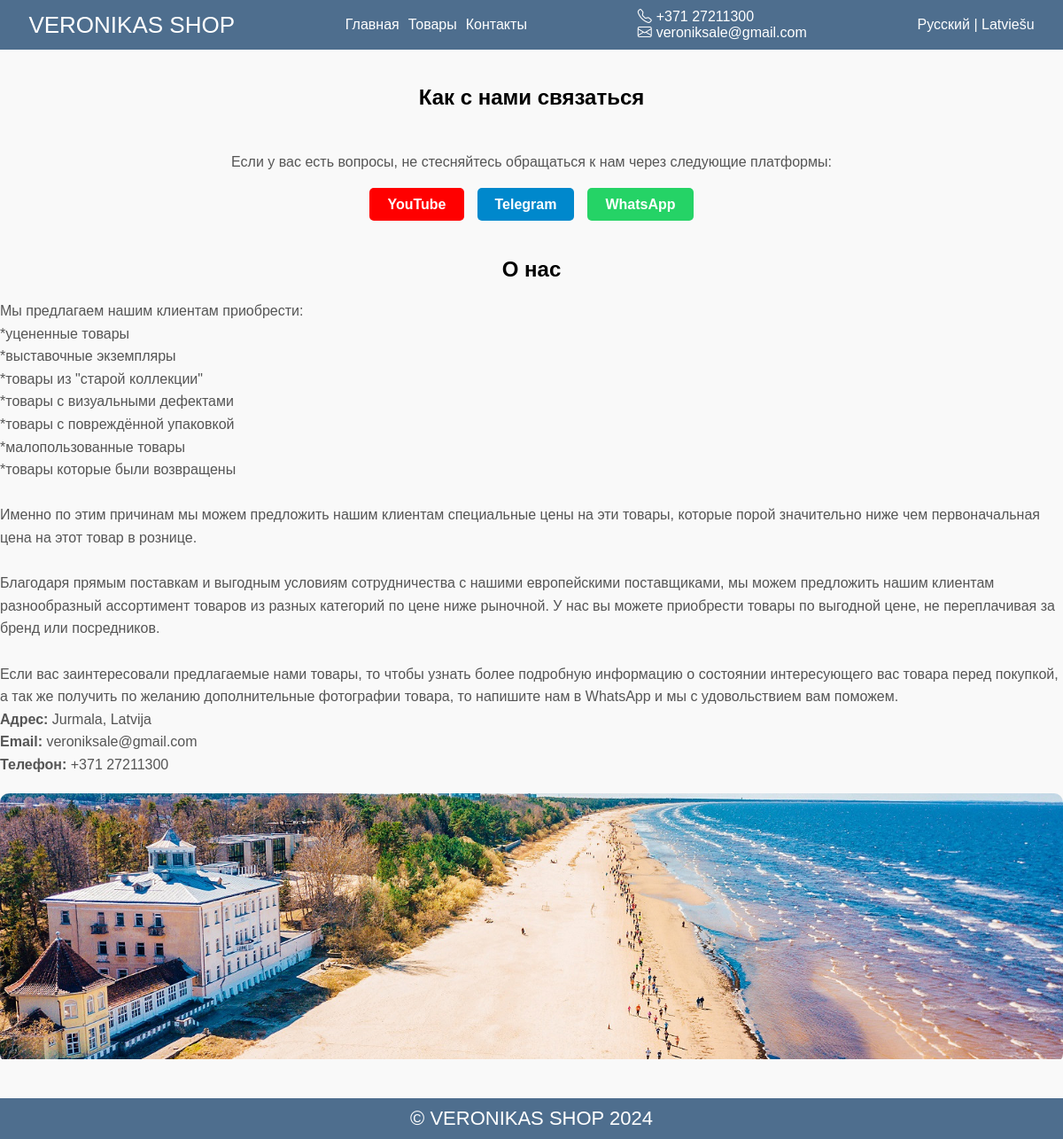
The app's page /ru/contacts/ with its own data.
### base/models.py (models this page shows, shortened)
class Company(models.Model):
    name = models.CharField(max_length=255, help_text="название компании", default="Название компании")
    phone_number = models.CharField(max_length=20, help_text="номер телефона", default="Номер телефона")
    email = models.EmailField(help_text="gmail почта", default="example@example.com")
    telegram_link = models.URLField(blank=True, null=True, help_text="ссылка на контакт в телеграм", default="")
    youtube_link = models.URLField(blank=True, null=True, help_text="ссылка на ютуб канал", default="")
    whatsapp_link = models.URLField(blank=True, null=True, help_text="ссылка на контакт в ватсапп", default="")
    address = models.CharField(max_length=255, help_text="адрес компании", default="Адрес компании")
    about = models.TextField(help_text="О компании текст", default="О компании")
    about_lv = models.TextField(help_text="О компании текст на латышском", default="Par kompaniju")
    location_image = models.ImageField(upload_to='images/', blank=True, null=True, help_text="картинка города (где базируется компания)", default='images/jurmala.jpg')
    intro_img = models.ImageField(upload_to='images/', blank=True, null=True, help_text="картинка города (где базируется компания)", default='images/intro.jpg')
    class Meta:
        verbose_name = "Компания"
        verbose_name_plural = "Компания"

### base/views.py (the view)
# urls.py: path('contacts/', views.contacts, name='contacts'),
def contacts(request):
    company_info = get_company_info()
    return render(request, 'contacts.html', {'company_info': company_info})

### base/views.py (called while the page is built)
def get_company_info():
    company_info = Company.objects.first()
    return company_info

### templates/contacts.html
{% extends "main.html" %}
{% load static %}
{% load i18n %}
{% block content %}
<div class="contacts main-content">
  <div class="container">
    <h2 class="section-title">{% trans "Как с нами связаться" %}</h2>
    <div class="contacts__inner">
        <p>{% trans "Если у вас есть вопросы, не стесняйтесь обращаться к нам через следующие платформы:" %}</p>
        <ul class="social-links">
            <li>
                <a href="{{ company_info.youtube_link }}" target="_blank" class="social-link youtube">
                    {% trans "YouTube" %}
                </a>
            </li>
            <li>
                <a href="{{ company_info.telegram_link }}" target="_blank" class="social-link telegram">
                    {% trans "Telegram" %}
                </a>
            </li>
            <li>
                <a href="{{ company_info.whatsapp_link }}" target="_blank" class="social-link whatsapp">
                    {% trans "WhatsApp" %}
                </a>
            </li>
        </ul>
    </div>
    <div class="location-info">
        <h2>{% trans "О нас" %}</h2>
        <p>
            {% if LANGUAGE_CODE == 'lv' %}
            {{ company_info.about_lv|linebreaksbr }}
            {% else %}
                {{ company_info.about|linebreaksbr }}
            {% endif %}
        </p>
        <p><strong>{% trans "Адрес:" %}</strong>
            <span>Jurmala, Latvija</span>
        </p>
        <p><strong>{% trans "Email:" %}</strong> <a href="mailto:{{ company_info.email }}">{{ company_info.email }}</a></p>
        <p><strong>{% trans "Телефон:" %}</strong> <a href="tel:{{ company_info.phone_number }}">{{ company_info.phone_number }}</a></p>
        <div class="img__container">
            <img src="{{ company_info.location_image.url }}" alt="{% trans 'Юрмала' %}" class="location-image">
        </div>
    </div>
  </div>
</div>
{% endblock %}

### templates/main.html (shortened to what this page needs)
{% load static %}
{% load i18n %}
<!DOCTYPE html>
<html lang="{% get_current_language as LANGUAGE_CODE %}">
<head>
  <link rel="stylesheet" href="{% static 'styles/main.css' %}">
  <link href="https://cdn.jsdelivr.net/npm/bootstrap-icons/font/bootstrap-icons.css" rel="stylesheet">
</head>
<body>
  {% include 'header.html' %}
  {% block content %}
  {% endblock %}
  {% include 'footer.html' %}
</body>
</html>

### templates/header.html (shortened to what this page needs)
{% load static %}
{% load i18n %}
{% block content %}
<header class="header">
  <div class="container">
    <div class="header__inner">
      <a href="{% url 'home' %}" class="header-logo">{{ company_info.name }}</a>
      <nav class="header-menu">
        <a href="{% url 'home' %}">{% trans "Главная" %}</a>
        <a href="{% url 'products' %}">{% trans "Товары" %}</a>
        <a href="{% url 'contacts' %}">{% trans "Контакты" %}</a>
      </nav>
      <div class="header-info">
        <a href="tel:{{ company_info.phone_number }}"><i class="bi bi-telephone"></i>{{ company_info.phone_number }}</a>
        <a href="mailto:{{ company_info.email }}"><i class="bi bi-envelope"></i>{{ company_info.email }}</a>
      </div>
      <div class="language-switcher">
        <a href="#" onclick="changeLanguage('ru')"{% if LANGUAGE_CODE == 'ru' %} class="active"{% endif %}>{% trans "Русский" %}</a> |
        <a href="#" onclick="changeLanguage('lv')"{% if LANGUAGE_CODE == 'lv' %} class="active"{% endif %}>{% trans "Latviešu" %}</a>
      </div>
    </div>
  </div>
</header>
{% endblock content %}

### templates/footer.html
<footer class="footer">
  <p>&copy; {{ company_info.name }} 2024</p>
</footer>

### Company/static/styles/main.css (style rules this page uses)
html { min-height: 100vh; }
body { padding: 0; margin: 0; width: 100%; min-height: 100vh; display: flex; flex-direction: column; font-family: "Manrope", sans-serif; }
* { padding: 0; margin: 0; box-sizing: border-box; }
.main-content { flex: 1; }
.container { max-width: 1400px; width: 100%; margin: 0 auto; }
.section-title { text-align: center; margin-bottom: 50px; }
footer { width: 100%; display: flex; justify-content: center; align-items: center; background-color: #4e6e8e; }
footer p { font-size: 22px; padding: 10px 0; color: #fff; text-align: center; }
a { color: inherit; text-decoration: none; -webkit-transition: .2s linear; -moz-transition: .2s linear; -ms-transition: .2s linear; -o-transition: .2s linear; transition: .2s linear; }
.header { width: 100%; background-color: #4e6e8e; color: #fff; position: sticky; z-index: 1000; left: 0; top: 0; }
.header__inner { display: flex; justify-content: space-around; align-items: center; padding: 10px 0; gap: 60px; }
.header-logo { font-size: clamp(14px, 4vw, 26px); }
.header__inner .header-menu { display: flex; gap: 10px; margin-top: 4px; }
.header-menu a { padding-bottom: 3px; border-bottom: 1px solid transparent; }
.header-info { display: flex; flex-direction: column; align-items: flex-start; }
.header-info a { display: flex; gap: 5px; }
.contacts { flex: 1; display: flex; align-items: center; justify-content: center; padding: 40px 0; background-color: #f9f9f9; }
.contacts__inner p { text-align: center; font-size: 16px; color: #555; }
.contacts__inner ul { display: flex; flex-wrap: wrap; list-style-type: none; padding: 0; text-align: center; margin: 20px 0; }
.contacts__inner li { margin: 10px 0; }
.social-links { display: flex; justify-content: center; gap: 15px; }
.social-link { color: white; padding: 10px 20px; border-radius: 5px; font-weight: bold; text-decoration: none; }
.social-links li { -webkit-transition: .3s linear; -moz-transition: .3s linear; -ms-transition: .3s linear; -o-transition: .3s linear; transition: .3s linear; }
.social-link.youtube { background-color: #FF0000; }
.social-link.telegram { background-color: #0088cc; }
.social-link.whatsapp { background-color: #25D366; }
.location-info { margin-top: 40px; }
.location-info h2 { text-align: center; font-size: 24px; margin-bottom: 20px; }
.location-info p { font-size: 16px; color: #555; line-height: 1.6; }
.location-info img.location-image { width: 100%; -webkit-transition: .5s linear; -moz-transition: .5s linear; -ms-transition: .5s linear; -o-transition: .5s linear; transition: .5s linear; }
.location-info .img__container { overflow: hidden; width: 100%; margin-top: 20px; border-radius: 10px; }

### records on screen
Company: name "VERONIKAS SHOP", phone_number "+371 27211300", email "veroniksale@gmail.com", about "Мы предлагаем нашим клиентам приобрести: *уцененные товары *выставочные экземпляры *товары из \"старой коллекции\" *товары с визуальными дефектами *товары с повреждённой упаковкой *малопользованные товары *товары которые были возвращены Именно по этим причинам мы можем предложить нашим клиентам специальные цены на эти товары, которые порой значительно ниже чем первоначальная цена на этот товар в рознице. Благодаря прямым поставкам и выгодным условиям сотрудничества с нашими европейскими поставщиками, мы можем предложить нашим клиентам разнообразный ассортимент товаров из разных категорий по цене ниже рыночной. У нас вы можете приобрести товары по выгодной цене, не переплачивая за бренд или…", location_image (picture)
